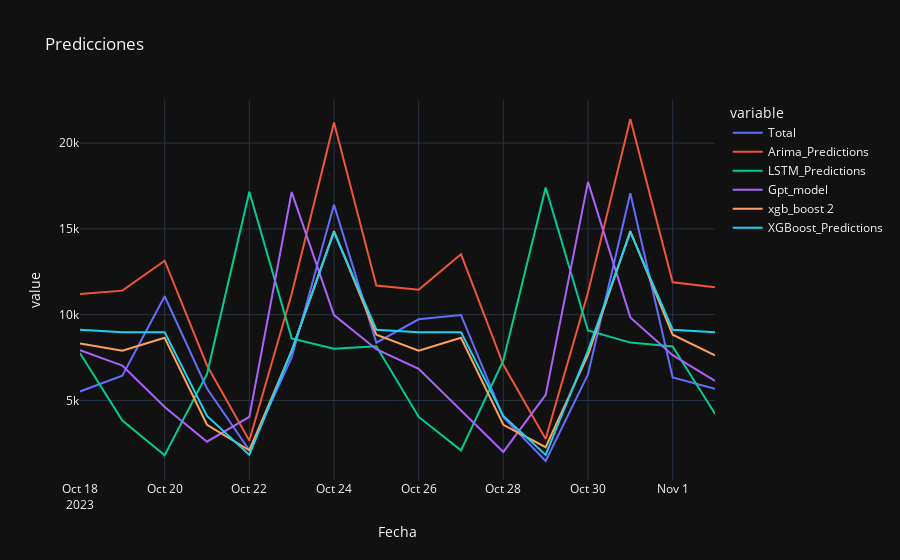

Source (notebook cell):
### Code cell
fig = px.line(test_data, x = test_data.index, y= test_data.columns, template='plotly_dark',
title = 'Predicciones')
fig.show()

### Figure 1 — Plotly figure (JSON) as saved in the notebook; plotly's stock layout.template omitted (floating-point values rounded to 4 significant figures)
{"data": [{"hovertemplate": "variable=Total<br>Fecha=%{x}<br>value=%{y}<extra></extra>", "legendgroup": "Total", "line": {"color": "#636efa", "dash": "solid"}, "marker": {"symbol": "circle"}, "mode": "lines", "name": "Total", "orientation": "v", "showlegend": true, "type": "scatter", "x": ["2023-10-18T00:00:00", "2023-10-19T00:00:00", "2023-10-20T00:00:00", "2023-10-21T00:00:00", "2023-10-22T00:00:00", "2023-10-23T00:00:00", "2023-10-24T00:00:00", "2023-10-25T00:00:00", "2023-10-26T00:00:00", "2023-10-27T00:00:00", "2023-10-28T00:00:00", "2023-10-29T00:00:00", "2023-10-30T00:00:00", "2023-10-31T00:00:00", "2023-11-01T00:00:00", "2023-11-02T00:00:00"], "xaxis": "x", "y": [5524.0, 6445.0, 11070.0, 5698.0, 2096.0, 7501.0, 16400.0, 8367, 9727.0, 9980.0, 4020.0, 1470.0, 6522.0, 17070.0, 6341.0, 5677.0], "yaxis": "y"}, {"hovertemplate": "variable=Arima_Predictions<br>Fecha=%{x}<br>value=%{y}<extra></extra>", "legendgroup": "Arima_Predictions", "line": {"color": "#EF553B", "dash": "solid"}, "marker": {"symbol": "circle"}, "mode": "lines", "name": "Arima_Predictions", "orientation": "v", "showlegend": true, "type": "scatter", "x": ["2023-10-18T00:00:00", "2023-10-19T00:00:00", "2023-10-20T00:00:00", "2023-10-21T00:00:00", "2023-10-22T00:00:00", "2023-10-23T00:00:00", "2023-10-24T00:00:00", "2023-10-25T00:00:00", "2023-10-26T00:00:00", "2023-10-27T00:00:00", "2023-10-28T00:00:00", "2023-10-29T00:00:00", "2023-10-30T00:00:00", "2023-10-31T00:00:00", "2023-11-01T00:00:00", "2023-11-02T00:00:00"], "xaxis": "x", "y": [11200.0, 11400.0, 13140.0, 7037.0, 2665.0, 11200.0, 21210.0, 11690.0, 11450.0, 13520.0, 7080.0, 2759.0, 11290.0, 21400.0, 11880.0, 11600.0], "yaxis": "y"}, {"hovertemplate": "variable=LSTM_Predictions<br>Fecha=%{x}<br>value=%{y}<extra></extra>", "legendgroup": "LSTM_Predictions", "line": {"color": "#00cc96", "dash": "solid"}, "marker": {"symbol": "circle"}, "mode": "lines", "name": "LSTM_Predictions", "orientation": "v", "showlegend": true, "type": "scatter", "x": ["2023-10-18T00:00:00", "2023-10-19T00:00:00", "2023-10-20T00:00:00", "2023-10-21T00:00:00", "2023-10-22T00:00:00", "2023-10-23T00:00:00", "2023-10-24T00:00:00", "2023-10-25T00:00:00", "2023-10-26T00:00:00", "2023-10-27T00:00:00", "2023-10-28T00:00:00", "2023-10-29T00:00:00", "2023-10-30T00:00:00", "2023-10-31T00:00:00", "2023-11-01T00:00:00", "2023-11-02T00:00:00"], "xaxis": "x", "y": [7751.0, 3831.0, 1806.0, 6544.0, 17160.0, 8616.0, 8017.0, 8159.0, 4038.0, 2090.0, 7328.0, 17410.0, 9078.0, 8370.0, 8142.0, 4219.0], "yaxis": "y"}, {"hovertemplate": "variable=Gpt_model<br>Fecha=%{x}<br>value=%{y}<extra></extra>", "legendgroup": "Gpt_model", "line": {"color": "#ab63fa", "dash": "solid"}, "marker": {"symbol": "circle"}, "mode": "lines", "name": "Gpt_model", "orientation": "v", "showlegend": true, "type": "scatter", "x": ["2023-10-18T00:00:00", "2023-10-19T00:00:00", "2023-10-20T00:00:00", "2023-10-21T00:00:00", "2023-10-22T00:00:00", "2023-10-23T00:00:00", "2023-10-24T00:00:00", "2023-10-25T00:00:00", "2023-10-26T00:00:00", "2023-10-27T00:00:00", "2023-10-28T00:00:00", "2023-10-29T00:00:00", "2023-10-30T00:00:00", "2023-10-31T00:00:00", "2023-11-01T00:00:00", "2023-11-02T00:00:00"], "xaxis": "x", "y": [7930.0, 7027.0, 4618.0, 2595.0, 4037.0, 17150.0, 9973.0, 7984.0, 6838.0, 4390.0, 1996.0, 5327.0, 17740.0, 9840.0, 7638.0, 6142.0], "yaxis": "y"}, {"hovertemplate": "variable=xgb_boost 2<br>Fecha=%{x}<br>value=%{y}<extra></extra>", "legendgroup": "xgb_boost 2", "line": {"color": "#FFA15A", "dash": "solid"}, "marker": {"symbol": "circle"}, "mode": "lines", "name": "xgb_boost 2", "orientation": "v", "showlegend": true, "type": "scatter", "x": ["2023-10-18T00:00:00", "2023-10-19T00:00:00", "2023-10-20T00:00:00", "2023-10-21T00:00:00", "2023-10-22T00:00:00", "2023-10-23T00:00:00", "2023-10-24T00:00:00", "2023-10-25T00:00:00", "2023-10-26T00:00:00", "2023-10-27T00:00:00", "2023-10-28T00:00:00", "2023-10-29T00:00:00", "2023-10-30T00:00:00", "2023-10-31T00:00:00", "2023-11-01T00:00:00", "2023-11-02T00:00:00"], "xaxis": "x", "y": [8317.0, 7903.0, 8650.0, 3580.0, 2094.0, 7890.0, 14860.0, 8833.0, 7903.0, 8650.0, 3580.0, 2271.0, 7648.0, 14860.0, 8833.0, 7632.0], "yaxis": "y"}, {"hovertemplate": "variable=XGBoost_Predictions<br>Fecha=%{x}<br>value=%{y}<extra></extra>", "legendgroup": "XGBoost_Predictions", "line": {"color": "#19d3f3", "dash": "solid"}, "marker": {"symbol": "circle"}, "mode": "lines", "name": "XGBoost_Predictions", "orientation": "v", "showlegend": true, "type": "scatter", "x": ["2023-10-18T00:00:00", "2023-10-19T00:00:00", "2023-10-20T00:00:00", "2023-10-21T00:00:00", "2023-10-22T00:00:00", "2023-10-23T00:00:00", "2023-10-24T00:00:00", "2023-10-25T00:00:00", "2023-10-26T00:00:00", "2023-10-27T00:00:00", "2023-10-28T00:00:00", "2023-10-29T00:00:00", "2023-10-30T00:00:00", "2023-10-31T00:00:00", "2023-11-01T00:00:00", "2023-11-02T00:00:00"], "xaxis": "x", "y": [9122.0, 8980.0, 8980.0, 4092.0, 1827.0, 7910.0, 14810.0, 9122.0, 8980.0, 8980.0, 4092.0, 1827.0, 7910.0, 14810.0, 9122.0, 8980.0], "yaxis": "y"}], "layout": {"legend": {"title": {"text": "variable"}, "tracegroupgap": 0}, "title": {"text": "Predicciones"}, "xaxis": {"anchor": "y", "domain": [0, 1], "title": {"text": "Fecha"}}, "yaxis": {"anchor": "x", "domain": [0, 1], "title": {"text": "value"}}}}
